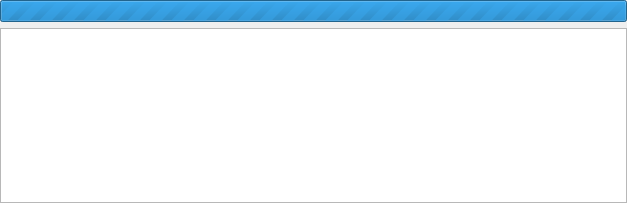
<?xml version="1.0" encoding="UTF-8"?>
<ui version="4.0">
 <class>RCSDockWidget</class>
 <widget class="QWidget" name="RCSDockWidget">
  <property name="geometry">
   <rect>
    <x>0</x>
    <y>0</y>
    <width>627</width>
    <height>203</height>
   </rect>
  </property>
  <layout class="QVBoxLayout" name="verticalLayout">
   <property name="margin">
    <number>0</number>
   </property>
   <item>
    <widget class="QProgressBar" name="m_progressBar">
     <property name="maximum">
      <number>0</number>
     </property>
    </widget>
   </item>
   <item>
    <widget class="QListWidget" name="m_rcsLogListWidget">
     <property name="whatsThis">
      <string>&lt;html&gt;This is where &lt;b&gt;XINX&lt;/b&gt; store it's message from &lt;i&gt;revision control system&lt;/i&gt; console.</string>
     </property>
    </widget>
   </item>
  </layout>
 </widget>
 <resources/>
 <connections/>
</ui>
